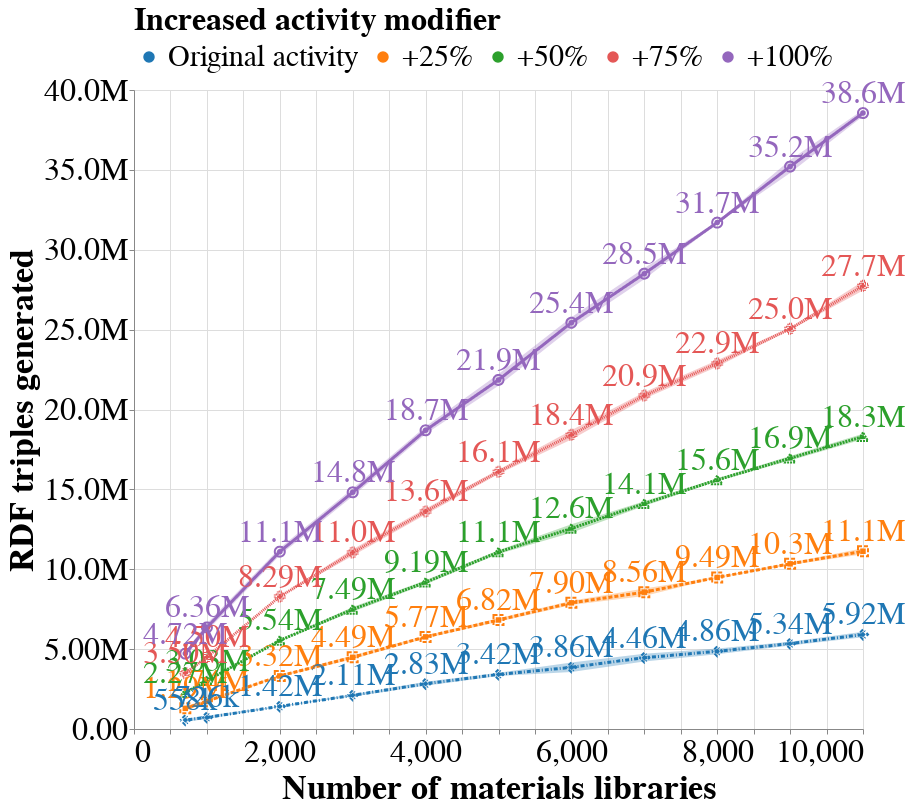

Write notebook code for a chart like this one.
### Markdown cell above
# Number of triples per number of samples

### Code cell
base = alt.Chart(n_triples).encode(
    x=alt.X('n_samples', title="Number of materials libraries"),
    y=alt.Y('mean(n_triples)', title="RDF triples generated", axis=alt.Axis(tickCount=10, format='.3s')),
    color=alt.Color(
        'multiplier',
        sort=['Original activity', '+25%', '+50%', '+75%', '+100%'],
        legend=alt.Legend(title="Increased activity modifier", orient="top")
    ),
    shape=alt.Shape('multiplier', legend=None),
    strokeDash=alt.StrokeDash('multiplier', legend=None)
)

line = base.mark_line(size=3)  # thicker line
points = base.mark_point(size=100)  # add points

text = base.mark_text(
    align='center',
    baseline='middle',
    dy=-20
).encode(
    text=alt.Text('mean(n_triples):Q', format='.3s')#,.0f')
)


error_bands = alt.Chart(n_triples).mark_errorband(extent='stdev').encode(
    x='n_samples:Q',
    y=alt.Y('n_triples:Q', title=''),# title='Average number of triples'),
    color=alt.Color(
        'multiplier:N',
        sort=['Original activity', '+25%', '+50%', '+75%', '+100%'],
        legend=None
    )
)


n_triples_plot = (line + points + text + error_bands).properties(
    width=900, # For the paper: 800
    height=800 # For the paper: 600
).configure(
    # The key setting to make the overall figure fit the specified size
    autosize='fit' 
)

n_triples_plot.save('n_triples.pdf')
n_triples_plot

### Figure 1 — Vega specification as saved in the notebook (floating-point values rounded to 4 significant figures)
{"$schema": "https://vega.github.io/schema/vega/v5.json", "data": [{"name": "source_0"}, {"name": "data_0"}, {"name": "data_1", "values": [{"n_samples": 704, "multiplier": "+25%", "mean_n_triples": 1292000.0}, {"n_samples": 1000, "multiplier": "+25%", "mean_n_triples": 1739000.0}, {"n_samples": 2000, "multiplier": "+25%", "mean_n_triples": 3323000.0}, {"n_samples": 3000, "multiplier": "+25%", "mean_n_triples": 4488000.0}, {"n_samples": 4000, "multiplier": "+25%", "mean_n_triples": 5766000.0}, {"n_samples": 5000, "multiplier": "+25%", "mean_n_triples": 6824000.0}, {"n_samples": 6000, "multiplier": "+25%", "mean_n_triples": 7897000.0}, {"n_samples": 7000, "multiplier": "+25%", "mean_n_triples": 8565000.0}, {"n_samples": 8000, "multiplier": "+25%", "mean_n_triples": 9487000.0}, {"n_samples": 9000, "multiplier": "+25%", "mean_n_triples": 10340000.0}, {"n_samples": 10000, "multiplier": "+25%", "mean_n_triples": 11130000.0}, {"n_samples": 704, "multiplier": "Original activity", "mean_n_triples": 558100.0}, {"n_samples": 1000, "multiplier": "Original activity", "mean_n_triples": 726200.0}, {"n_samples": 2000, "multiplier": "Original activity", "mean_n_triples": 1416000.0}, {"n_samples": 3000, "multiplier": "Original activity", "mean_n_triples": 2107000.0}, {"n_samples": 4000, "multiplier": "Original activity", "mean_n_triples": 2833000.0}, {"n_samples": 5000, "multiplier": "Original activity", "mean_n_triples": 3416000.0}, {"n_samples": 6000, "multiplier": "Original activity", "mean_n_triples": 3862000.0}, {"n_samples": 7000, "multiplier": "Original activity", "mean_n_triples": 4465000.0}, {"n_samples": 8000, "multiplier": "Original activity", "mean_n_triples": 4862000.0}, {"n_samples": 9000, "multiplier": "Original activity", "mean_n_triples": 5344000.0}, {"n_samples": 10000, "multiplier": "Original activity", "mean_n_triples": 5916000.0}, {"n_samples": 704, "multiplier": "+50%", "mean_n_triples": 2274000.0}, {"n_samples": 1000, "multiplier": "+50%", "mean_n_triples": 3026000.0}, {"n_samples": 2000, "multiplier": "+50%", "mean_n_triples": 5543000.0}, {"n_samples": 3000, "multiplier": "+50%", "mean_n_triples": 7491000.0}, {"n_samples": 4000, "multiplier": "+50%", "mean_n_triples": 9186000.0}, {"n_samples": 5000, "multiplier": "+50%", "mean_n_triples": 11080000.0}, {"n_samples": 6000, "multiplier": "+50%", "mean_n_triples": 12560000.0}, {"n_samples": 7000, "multiplier": "+50%", "mean_n_triples": 14110000.0}, {"n_samples": 8000, "multiplier": "+50%", "mean_n_triples": 15590000.0}, {"n_samples": 9000, "multiplier": "+50%", "mean_n_triples": 16950000.0}, {"n_samples": 10000, "multiplier": "+50%", "mean_n_triples": 18310000.0}, {"n_samples": 704, "multiplier": "+75%", "mean_n_triples": 3495000.0}, {"n_samples": 1000, "multiplier": "+75%", "mean_n_triples": 4503000.0}, {"n_samples": 2000, "multiplier": "+75%", "mean_n_triples": 8289000.0}, {"n_samples": 3000, "multiplier": "+75%", "mean_n_triples": 11050000.0}, {"n_samples": 4000, "multiplier": "+75%", "mean_n_triples": 13620000.0}, {"n_samples": 5000, "multiplier": "+75%", "mean_n_triples": 16100000.0}, {"n_samples": 6000, "multiplier": "+75%", "mean_n_triples": 18410000.0}, {"n_samples": 7000, "multiplier": "+75%", "mean_n_triples": 20870000.0}, {"n_samples": 8000, "multiplier": "+75%", "mean_n_triples": 22880000.0}, {"n_samples": 9000, "multiplier": "+75%", "mean_n_triples": 25050000.0}, {"n_samples": 10000, "multiplier": "+75%", "mean_n_triples": 27740000.0}, {"n_samples": 704, "multiplier": "+100%", "mean_n_triples": 4720000.0}, {"n_samples": 1000, "multiplier": "+100%", "mean_n_triples": 6360000.0}, {"n_samples": 2000, "multiplier": "+100%", "mean_n_triples": 11100000.0}, {"n_samples": 3000, "multiplier": "+100%", "mean_n_triples": 14820000.0}, {"n_samples": 4000, "multiplier": "+100%", "mean_n_triples": 18700000.0}, {"n_samples": 5000, "multiplier": "+100%", "mean_n_triples": 21850000.0}, {"n_samples": 6000, "multiplier": "+100%", "mean_n_triples": 25430000.0}, {"n_samples": 7000, "multiplier": "+100%", "mean_n_triples": 28500000.0}, {"n_samples": 8000, "multiplier": "+100%", "mean_n_triples": 31700000.0}, {"n_samples": 9000, "multiplier": "+100%", "mean_n_triples": 35210000.0}, {"n_samples": 10000, "multiplier": "+100%", "mean_n_triples": 38560000.0}]}, {"name": "data_2", "values": [{"mean_n_triples": 1292000.0, "multiplier": "+25%", "n_samples": 704}, {"mean_n_triples": 1739000.0, "multiplier": "+25%", "n_samples": 1000}, {"mean_n_triples": 3323000.0, "multiplier": "+25%", "n_samples": 2000}, {"mean_n_triples": 4488000.0, "multiplier": "+25%", "n_samples": 3000}, {"mean_n_triples": 5766000.0, "multiplier": "+25%", "n_samples": 4000}, {"mean_n_triples": 6824000.0, "multiplier": "+25%", "n_samples": 5000}, {"mean_n_triples": 7897000.0, "multiplier": "+25%", "n_samples": 6000}, {"mean_n_triples": 8565000.0, "multiplier": "+25%", "n_samples": 7000}, {"mean_n_triples": 9487000.0, "multiplier": "+25%", "n_samples": 8000}, {"mean_n_triples": 10340000.0, "multiplier": "+25%", "n_samples": 9000}, {"mean_n_triples": 11130000.0, "multiplier": "+25%", "n_samples": 10000}, {"mean_n_triples": 558100.0, "multiplier": "Original activity", "n_samples": 704}, {"mean_n_triples": 726200.0, "multiplier": "Original activity", "n_samples": 1000}, {"mean_n_triples": 1416000.0, "multiplier": "Original activity", "n_samples": 2000}, {"mean_n_triples": 2107000.0, "multiplier": "Original activity", "n_samples": 3000}, {"mean_n_triples": 2833000.0, "multiplier": "Original activity", "n_samples": 4000}, {"mean_n_triples": 3416000.0, "multiplier": "Original activity", "n_samples": 5000}, {"mean_n_triples": 3862000.0, "multiplier": "Original activity", "n_samples": 6000}, {"mean_n_triples": 4465000.0, "multiplier": "Original activity", "n_samples": 7000}, {"mean_n_triples": 4862000.0, "multiplier": "Original activity", "n_samples": 8000}, {"mean_n_triples": 5344000.0, "multiplier": "Original activity", "n_samples": 9000}, {"mean_n_triples": 5916000.0, "multiplier": "Original activity", "n_samples": 10000}, {"mean_n_triples": 2274000.0, "multiplier": "+50%", "n_samples": 704}, {"mean_n_triples": 3026000.0, "multiplier": "+50%", "n_samples": 1000}, {"mean_n_triples": 5543000.0, "multiplier": "+50%", "n_samples": 2000}, {"mean_n_triples": 7491000.0, "multiplier": "+50%", "n_samples": 3000}, {"mean_n_triples": 9186000.0, "multiplier": "+50%", "n_samples": 4000}, {"mean_n_triples": 11080000.0, "multiplier": "+50%", "n_samples": 5000}, {"mean_n_triples": 12560000.0, "multiplier": "+50%", "n_samples": 6000}, {"mean_n_triples": 14110000.0, "multiplier": "+50%", "n_samples": 7000}, {"mean_n_triples": 15590000.0, "multiplier": "+50%", "n_samples": 8000}, {"mean_n_triples": 16950000.0, "multiplier": "+50%", "n_samples": 9000}, {"mean_n_triples": 18310000.0, "multiplier": "+50%", "n_samples": 10000}, {"mean_n_triples": 3495000.0, "multiplier": "+75%", "n_samples": 704}, {"mean_n_triples": 4503000.0, "multiplier": "+75%", "n_samples": 1000}, {"mean_n_triples": 8289000.0, "multiplier": "+75%", "n_samples": 2000}, {"mean_n_triples": 11050000.0, "multiplier": "+75%", "n_samples": 3000}, {"mean_n_triples": 13620000.0, "multiplier": "+75%", "n_samples": 4000}, {"mean_n_triples": 16100000.0, "multiplier": "+75%", "n_samples": 5000}, {"mean_n_triples": 18410000.0, "multiplier": "+75%", "n_samples": 6000}, {"mean_n_triples": 20870000.0, "multiplier": "+75%", "n_samples": 7000}, {"mean_n_triples": 22880000.0, "multiplier": "+75%", "n_samples": 8000}, {"mean_n_triples": 25050000.0, "multiplier": "+75%", "n_samples": 9000}, {"mean_n_triples": 27740000.0, "multiplier": "+75%", "n_samples": 10000}, {"mean_n_triples": 4720000.0, "multiplier": "+100%", "n_samples": 704}, {"mean_n_triples": 6360000.0, "multiplier": "+100%", "n_samples": 1000}, {"mean_n_triples": 11100000.0, "multiplier": "+100%", "n_samples": 2000}, {"mean_n_triples": 14820000.0, "multiplier": "+100%", "n_samples": 3000}, {"mean_n_triples": 18700000.0, "multiplier": "+100%", "n_samples": 4000}, {"mean_n_triples": 21850000.0, "multiplier": "+100%", "n_samples": 5000}, {"mean_n_triples": 25430000.0, "multiplier": "+100%", "n_samples": 6000}, {"mean_n_triples": 28500000.0, "multiplier": "+100%", "n_samples": 7000}, {"mean_n_triples": 31700000.0, "multiplier": "+100%", "n_samples": 8000}, {"mean_n_triples": 35210000.0, "multiplier": "+100%", "n_samples": 9000}, {"mean_n_triples": 38560000.0, "multiplier": "+100%", "n_samples": 10000}]}, {"name": "data_3", "values": [{"multiplier": "+25%", "n_samples": 704, "extent_n_triples": 153700.0, "center_n_triples": 1292000.0, "upper_n_triples": 1446000.0, "lower_n_triples": 1139000.0, "color_multiplier_sort_index": 1.0, "tooltip_multiplier_sort_index": 1.0}, {"multiplier": "+25%", "n_samples": 1000, "extent_n_triples": 81040.0, "center_n_triples": 1739000.0, "upper_n_triples": 1820000.0, "lower_n_triples": 1658000.0, "color_multiplier_sort_index": 1.0, "tooltip_multiplier_sort_index": 1.0}, {"multiplier": "+25%", "n_samples": 2000, "extent_n_triples": 56910.0, "center_n_triples": 3323000.0, "upper_n_triples": 3379000.0, "lower_n_triples": 3266000.0, "color_multiplier_sort_index": 1.0, "tooltip_multiplier_sort_index": 1.0}, {"multiplier": "+25%", "n_samples": 3000, "extent_n_triples": 119100.0, "center_n_triples": 4488000.0, "upper_n_triples": 4607000.0, "lower_n_triples": 4369000.0, "color_multiplier_sort_index": 1.0, "tooltip_multiplier_sort_index": 1.0}, {"multiplier": "+25%", "n_samples": 4000, "extent_n_triples": 85540.0, "center_n_triples": 5766000.0, "upper_n_triples": 5852000.0, "lower_n_triples": 5681000.0, "color_multiplier_sort_index": 1.0, "tooltip_multiplier_sort_index": 1.0}, {"multiplier": "+25%", "n_samples": 5000, "extent_n_triples": 109000.0, "center_n_triples": 6824000.0, "upper_n_triples": 6933000.0, "lower_n_triples": 6715000.0, "color_multiplier_sort_index": 1.0, "tooltip_multiplier_sort_index": 1.0}, {"multiplier": "+25%", "n_samples": 6000, "extent_n_triples": 127400.0, "center_n_triples": 7897000.0, "upper_n_triples": 8024000.0, "lower_n_triples": 7769000.0, "color_multiplier_sort_index": 1.0, "tooltip_multiplier_sort_index": 1.0}, {"multiplier": "+25%", "n_samples": 7000, "extent_n_triples": 232400.0, "center_n_triples": 8565000.0, "upper_n_triples": 8797000.0, "lower_n_triples": 8332000.0, "color_multiplier_sort_index": 1.0, "tooltip_multiplier_sort_index": 1.0}, {"multiplier": "+25%", "n_samples": 8000, "extent_n_triples": 31040.0, "center_n_triples": 9487000.0, "upper_n_triples": 9518000.0, "lower_n_triples": 9456000.0, "color_multiplier_sort_index": 1.0, "tooltip_multiplier_sort_index": 1.0}, {"multiplier": "+25%", "n_samples": 9000, "extent_n_triples": 73200.0, "center_n_triples": 10340000.0, "upper_n_triples": 10410000.0, "lower_n_triples": 10270000.0, "color_multiplier_sort_index": 1.0, "tooltip_multiplier_sort_index": 1.0}, {"multiplier": "+25%", "n_samples": 10000, "extent_n_triples": 184100.0, "center_n_triples": 11130000.0, "upper_n_triples": 11310000.0, "lower_n_triples": 10940000.0, "color_multiplier_sort_index": 1.0, "tooltip_multiplier_sort_index": 1.0}, {"multiplier": "Original activity", "n_samples": 704, "extent_n_triples": 99050.0, "center_n_triples": 558100.0, "upper_n_triples": 657200.0, "lower_n_triples": 459100.0, "color_multiplier_sort_index": 0.0, "tooltip_multiplier_sort_index": 0.0}, {"multiplier": "Original activity", "n_samples": 1000, "extent_n_triples": 96950.0, "center_n_triples": 726200.0, "upper_n_triples": 823100.0, "lower_n_triples": 629200.0, "color_multiplier_sort_index": 0.0, "tooltip_multiplier_sort_index": 0.0}, {"multiplier": "Original activity", "n_samples": 2000, "extent_n_triples": 20150.0, "center_n_triples": 1416000.0, "upper_n_triples": 1437000.0, "lower_n_triples": 1396000.0, "color_multiplier_sort_index": 0.0, "tooltip_multiplier_sort_index": 0.0}, {"multiplier": "Original activity", "n_samples": 3000, "extent_n_triples": 66590.0, "center_n_triples": 2107000.0, "upper_n_triples": 2174000.0, "lower_n_triples": 2041000.0, "color_multiplier_sort_index": 0.0, "tooltip_multiplier_sort_index": 0.0}, {"multiplier": "Original activity", "n_samples": 4000, "extent_n_triples": 118900.0, "center_n_triples": 2833000.0, "upper_n_triples": 2952000.0, "lower_n_triples": 2714000.0, "color_multiplier_sort_index": 0.0, "tooltip_multiplier_sort_index": 0.0}, {"multiplier": "Original activity", "n_samples": 5000, "extent_n_triples": 100800.0, "center_n_triples": 3416000.0, "upper_n_triples": 3517000.0, "lower_n_triples": 3315000.0, "color_multiplier_sort_index": 0.0, "tooltip_multiplier_sort_index": 0.0}, {"multiplier": "Original activity", "n_samples": 6000, "extent_n_triples": 297400.0, "center_n_triples": 3862000.0, "upper_n_triples": 4160000.0, "lower_n_triples": 3565000.0, "color_multiplier_sort_index": 0.0, "tooltip_multiplier_sort_index": 0.0}, {"multiplier": "Original activity", "n_samples": 7000, "extent_n_triples": 245900.0, "center_n_triples": 4465000.0, "upper_n_triples": 4711000.0, "lower_n_triples": 4219000.0, "color_multiplier_sort_index": 0.0, "tooltip_multiplier_sort_index": 0.0}, {"multiplier": "Original activity", "n_samples": 8000, "extent_n_triples": 179000.0, "center_n_triples": 4862000.0, "upper_n_triples": 5041000.0, "lower_n_triples": 4683000.0, "color_multiplier_sort_index": 0.0, "tooltip_multiplier_sort_index": 0.0}, {"multiplier": "Original activity", "n_samples": 9000, "extent_n_triples": 123800.0, "center_n_triples": 5344000.0, "upper_n_triples": 5468000.0, "lower_n_triples": 5220000.0, "color_multiplier_sort_index": 0.0, "tooltip_multiplier_sort_index": 0.0}, {"multiplier": "Original activity", "n_samples": 10000, "extent_n_triples": 173100.0, "center_n_triples": 5916000.0, "upper_n_triples": 6089000.0, "lower_n_triples": 5742000.0, "color_multiplier_sort_index": 0.0, "tooltip_multiplier_sort_index": 0.0}, {"multiplier": "+50%", "n_samples": 704, "extent_n_triples": 70890.0, "center_n_triples": 2274000.0, "upper_n_triples": 2344000.0, "lower_n_triples": 2203000.0, "color_multiplier_sort_index": 2.0, "tooltip_multiplier_sort_index": 2.0}, {"multiplier": "+50%", "n_samples": 1000, "extent_n_triples": 35730.0, "center_n_triples": 3026000.0, "upper_n_triples": 3061000.0, "lower_n_triples": 2990000.0, "color_multiplier_sort_index": 2.0, "tooltip_multiplier_sort_index": 2.0}, {"multiplier": "+50%", "n_samples": 2000, "extent_n_triples": 26580.0, "center_n_triples": 5543000.0, "upper_n_triples": 5570000.0, "lower_n_triples": 5517000.0, "color_multiplier_sort_index": 2.0, "tooltip_multiplier_sort_index": 2.0}, {"multiplier": "+50%", "n_samples": 3000, "extent_n_triples": 148500.0, "center_n_triples": 7491000.0, "upper_n_triples": 7639000.0, "lower_n_triples": 7342000.0, "color_multiplier_sort_index": 2.0, "tooltip_multiplier_sort_index": 2.0}, {"multiplier": "+50%", "n_samples": 4000, "extent_n_triples": 119000.0, "center_n_triples": 9186000.0, "upper_n_triples": 9305000.0, "lower_n_triples": 9067000.0, "color_multiplier_sort_index": 2.0, "tooltip_multiplier_sort_index": 2.0}, {"multiplier": "+50%", "n_samples": 5000, "extent_n_triples": 119500.0, "center_n_triples": 11080000.0, "upper_n_triples": 11200000.0, "lower_n_triples": 10960000.0, "color_multiplier_sort_index": 2.0, "tooltip_multiplier_sort_index": 2.0}, {"multiplier": "+50%", "n_samples": 6000, "extent_n_triples": 269000.0, "center_n_triples": 12560000.0, "upper_n_triples": 12820000.0, "lower_n_triples": 12290000.0, "color_multiplier_sort_index": 2.0, "tooltip_multiplier_sort_index": 2.0}, {"multiplier": "+50%", "n_samples": 7000, "extent_n_triples": 149600.0, "center_n_triples": 14110000.0, "upper_n_triples": 14260000.0, "lower_n_triples": 13960000.0, "color_multiplier_sort_index": 2.0, "tooltip_multiplier_sort_index": 2.0}, {"multiplier": "+50%", "n_samples": 8000, "extent_n_triples": 91030.0, "center_n_triples": 15590000.0, "upper_n_triples": 15680000.0, "lower_n_triples": 15500000.0, "color_multiplier_sort_index": 2.0, "tooltip_multiplier_sort_index": 2.0}, {"multiplier": "+50%", "n_samples": 9000, "extent_n_triples": 142000.0, "center_n_triples": 16950000.0, "upper_n_triples": 17090000.0, "lower_n_triples": 16810000.0, "color_multiplier_sort_index": 2.0, "tooltip_multiplier_sort_index": 2.0}, {"multiplier": "+50%", "n_samples": 10000, "extent_n_triples": 170100.0, "center_n_triples": 18310000.0, "upper_n_triples": 18480000.0, "lower_n_triples": 18140000.0, "color_multiplier_sort_index": 2.0, "tooltip_multiplier_sort_index": 2.0}, {"multiplier": "+75%", "n_samples": 704, "extent_n_triples": 111700.0, "center_n_triples": 3495000.0, "upper_n_triples": 3607000.0, "lower_n_triples": 3383000.0, "color_multiplier_sort_index": 3.0, "tooltip_multiplier_sort_index": 3.0}, {"multiplier": "+75%", "n_samples": 1000, "extent_n_triples": 26690.0, "center_n_triples": 4503000.0, "upper_n_triples": 4529000.0, "lower_n_triples": 4476000.0, "color_multiplier_sort_index": 3.0, "tooltip_multiplier_sort_index": 3.0}, {"multiplier": "+75%", "n_samples": 2000, "extent_n_triples": 32140.0, "center_n_triples": 8289000.0, "upper_n_triples": 8321000.0, "lower_n_triples": 8257000.0, "color_multiplier_sort_index": 3.0, "tooltip_multiplier_sort_index": 3.0}, {"multiplier": "+75%", "n_samples": 3000, "extent_n_triples": 209200.0, "center_n_triples": 11050000.0, "upper_n_triples": 11260000.0, "lower_n_triples": 10840000.0, "color_multiplier_sort_index": 3.0, "tooltip_multiplier_sort_index": 3.0}, {"multiplier": "+75%", "n_samples": 4000, "extent_n_triples": 187800.0, "center_n_triples": 13620000.0, "upper_n_triples": 13810000.0, "lower_n_triples": 13430000.0, "color_multiplier_sort_index": 3.0, "tooltip_multiplier_sort_index": 3.0}, {"multiplier": "+75%", "n_samples": 5000, "extent_n_triples": 133100.0, "center_n_triples": 16100000.0, "upper_n_triples": 16230000.0, "lower_n_triples": 15970000.0, "color_multiplier_sort_index": 3.0, "tooltip_multiplier_sort_index": 3.0}, {"multiplier": "+75%", "n_samples": 6000, "extent_n_triples": 288600.0, "center_n_triples": 18410000.0, "upper_n_triples": 18700000.0, "lower_n_triples": 18130000.0, "color_multiplier_sort_index": 3.0, "tooltip_multiplier_sort_index": 3.0}, {"multiplier": "+75%", "n_samples": 7000, "extent_n_triples": 198400.0, "center_n_triples": 20870000.0, "upper_n_triples": 21070000.0, "lower_n_triples": 20680000.0, "color_multiplier_sort_index": 3.0, "tooltip_multiplier_sort_index": 3.0}, {"multiplier": "+75%", "n_samples": 8000, "extent_n_triples": 197500.0, "center_n_triples": 22880000.0, "upper_n_triples": 23080000.0, "lower_n_triples": 22680000.0, "color_multiplier_sort_index": 3.0, "tooltip_multiplier_sort_index": 3.0}, {"multiplier": "+75%", "n_samples": 9000, "extent_n_triples": 79600.0, "center_n_triples": 25050000.0, "upper_n_triples": 25130000.0, "lower_n_triples": 24970000.0, "color_multiplier_sort_index": 3.0, "tooltip_multiplier_sort_index": 3.0}, {"multiplier": "+75%", "n_samples": 10000, "extent_n_triples": 290800.0, "center_n_triples": 27740000.0, "upper_n_triples": 28030000.0, "lower_n_triples": 27450000.0, "color_multiplier_sort_index": 3.0, "tooltip_multiplier_sort_index": 3.0}, {"multiplier": "+100%", "n_samples": 704, "extent_n_triples": 129000.0, "center_n_triples": 4720000.0, "upper_n_triples": 4849000.0, "lower_n_triples": 4591000.0, "color_multiplier_sort_index": 4.0, "tooltip_multiplier_sort_index": 4.0}, {"multiplier": "+100%", "n_samples": 1000, "extent_n_triples": 238100.0, "center_n_triples": 6360000.0, "upper_n_triples": 6599000.0, "lower_n_triples": 6122000.0, "color_multiplier_sort_index": 4.0, "tooltip_multiplier_sort_index": 4.0}, {"multiplier": "+100%", "n_samples": 2000, "extent_n_triples": 233300.0, "center_n_triples": 11100000.0, "upper_n_triples": 11340000.0, "lower_n_triples": 10870000.0, "color_multiplier_sort_index": 4.0, "tooltip_multiplier_sort_index": 4.0}, {"multiplier": "+100%", "n_samples": 3000, "extent_n_triples": 244800.0, "center_n_triples": 14820000.0, "upper_n_triples": 15060000.0, "lower_n_triples": 14570000.0, "color_multiplier_sort_index": 4.0, "tooltip_multiplier_sort_index": 4.0}, {"multiplier": "+100%", "n_samples": 4000, "extent_n_triples": 238700.0, "center_n_triples": 18700000.0, "upper_n_triples": 18940000.0, "lower_n_triples": 18460000.0, "color_multiplier_sort_index": 4.0, "tooltip_multiplier_sort_index": 4.0}, {"multiplier": "+100%", "n_samples": 5000, "extent_n_triples": 362500.0, "center_n_triples": 21850000.0, "upper_n_triples": 22220000.0, "lower_n_triples": 21490000.0, "color_multiplier_sort_index": 4.0, "tooltip_multiplier_sort_index": 4.0}, {"multiplier": "+100%", "n_samples": 6000, "extent_n_triples": 345700.0, "center_n_triples": 25430000.0, "upper_n_triples": 25780000.0, "lower_n_triples": 25090000.0, "color_multiplier_sort_index": 4.0, "tooltip_multiplier_sort_index": 4.0}, {"multiplier": "+100%", "n_samples": 7000, "extent_n_triples": 353800.0, "center_n_triples": 28500000.0, "upper_n_triples": 28860000.0, "lower_n_triples": 28150000.0, "color_multiplier_sort_index": 4.0, "tooltip_multiplier_sort_index": 4.0}, {"multiplier": "+100%", "n_samples": 8000, "extent_n_triples": 59050.0, "center_n_triples": 31700000.0, "upper_n_triples": 31760000.0, "lower_n_triples": 31640000.0, "color_multiplier_sort_index": 4.0, "tooltip_multiplier_sort_index": 4.0}, {"multiplier": "+100%", "n_samples": 9000, "extent_n_triples": 409500.0, "center_n_triples": 35210000.0, "upper_n_triples": 35620000.0, "lower_n_triples": 34800000.0, "color_multiplier_sort_index": 4.0, "tooltip_multiplier_sort_index": 4.0}, {"multiplier": "+100%", "n_samples": 10000, "extent_n_triples": 202800.0, "center_n_triples": 38560000.0, "upper_n_triples": 38760000.0, "lower_n_triples": 38360000.0, "color_multiplier_sort_index": 4.0, "tooltip_multiplier_sort_index": 4.0}]}, {"name": "data_0_color_domain_multiplier_0", "values": [{"multiplier": "+25%", "sort_field": 1.0}, {"multiplier": "Original activity", "sort_field": 0.0}, {"multiplier": "+50%", "sort_field": 2.0}, {"multiplier": "+75%", "sort_field": 3.0}, {"multiplier": "+100%", "sort_field": 4.0}]}, {"name": "data_3_color_domain_multiplier_1", "values": [{"multiplier": "+25%", "sort_field": 1.0}, {"multiplier": "Original activity", "sort_field": 0.0}, {"multiplier": "+50%", "sort_field": 2.0}, {"multiplier": "+75%", "sort_field": 3.0}, {"multiplier": "+100%", "sort_field": 4.0}]}, {"name": "data_1_strokeDash_domain_multiplier_0", "values": [{"multiplier": "+25%"}, {"multiplier": "Original activity"}, {"multiplier": "+50%"}, {"multiplier": "+75%"}, {"multiplier": "+100%"}]}, {"name": "data_2_strokeDash_domain_multiplier_1", "values": [{"multiplier": "+25%"}, {"multiplier": "Original activity"}, {"multiplier": "+50%"}, {"multiplier": "+75%"}, {"multiplier": "+100%"}]}, {"name": "data_2_shape_domain_multiplier", "values": [{"multiplier": "+25%"}, {"multiplier": "Original activity"}, {"multiplier": "+50%"}, {"multiplier": "+75%"}, {"multiplier": "+100%"}]}], "marks": [{"type": "group", "name": "layer_0_layer_0_pathgroup", "from": {"facet": {"data": "data_1", "name": "faceted_path_layer_0_layer_0_main", "groupby": ["multiplier", "multiplier"]}}, "encode": {"update": {"width": {"field": {"signal": null, "datum": null, "group": "width", "parent": null}}, "height": {"field": {"signal": null, "datum": null, "group": "height", "parent": null}}}}, "marks": [{"type": "line", "name": "layer_0_layer_0_marks", "from": {"data": "faceted_path_layer_0_layer_0_main"}, "sort": {"field": "x"}, "encode": {"update": {"y": {"field": "mean_n_triples", "scale": "y"}, "strokeDash": {"field": "multiplier", "scale": "strokeDash"}, "stroke": {"field": "multiplier", "scale": "color"}, "x": {"field": "n_samples", "scale": "x"}, "strokeWidth": {"value": 3}, "defined": {"signal": "isValid(datum[\"n_samples\"]) && isFinite(+datum[\"n_samples\"]) && isValid(datum[\"mean_n_triples\"]) && isFinite(+datum[\"mean_n_triples\"])"}}}, "style": ["line"]}]}, {"type": "symbol", "name": "layer_0_layer_1_marks", "from": {"data": "data_2"}, "encode": {"update": {"fill": {"field": "multiplier", "scale": "color"}, "shape": {"field": "multiplier", "scale": "shape"}, "x": {"field": "n_samples", "scale": "x"}, "y": {"field": "mean_n_triples", "scale": "y"}, "opacity": {"value": 1}, "strokeDash": {"field": "multiplier", "scale": "strokeDash"}}}, "style": ["point"]}, {"type": "symbol", "name": "layer_1_marks", "from": {"data": "data_2"}, "encode": {"update": {"x": {"field": "n_samples", "scale": "x"}, "stroke": {"field": "multiplier", "scale": "color"}, "y": {"field": "mean_n_triples", "scale": "y"}, "shape": {"field": "multiplier", "scale": "shape"}, "fill": {"value": "transparent"}, "size": {"value": 100}, "strokeDash": {"field": "multiplier", "scale": "strokeDash"}}}, "style": ["point"]}, {"type": "text", "name": "layer_2_marks", "from": {"data": "data_2"}, "encode": {"update": {"text": {"signal": "format(datum[\"mean_n_triples\"], \".3s\")"}, "y": {"field": "mean_n_triples", "scale": "y"}, "fill": {"field": "multiplier", "scale": "color"}, "fontSize": {"value": 32}, "dy": {"value": -20}, "align": {"value": "center"}, "baseline": {"value": "middle"}, "x": {"field": "n_samples", "scale": "x"}}}, "style": ["text"]}, {"type": "group", "name": "layer_3_layer_0_pathgroup", "from": {"facet": {"data": "data_3", "name": "faceted_path_layer_3_layer_0_main", "groupby": ["multiplier"]}}, "encode": {"update": {"width": {"field": {"signal": null, "datum": null, "group": "width", "parent": null}}, "height": {"field": {"signal": null, "datum": null, "group": "height", "parent": null}}}}, "marks": [{"type": "area", "name": "layer_3_layer_0_marks", "from": {"data": "faceted_path_layer_3_layer_0_main"}, "sort": {"field": "x"}, "encode": {"update": {"opacity": {"value": 0.3}, "x": {"field": "n_samples", "scale": "x"}, "y2": {"field": "upper_n_triples", "scale": "y"}, "orient": {"value": "vertical"}, "defined": {"signal": "isValid(datum[\"n_samples\"]) && isFinite(+datum[\"n_samples\"]) && isValid(datum[\"lower_n_triples\"]) && isFinite(+datum[\"lower_n_triples\"])"}, "fill": {"field": "multiplier", "scale": "color"}, "tooltip": {"signal": "{\"Mean of \": format(datum[\"center_n_triples\"], \"\"), \"Mean + stdev of \": format(datum[\"upper_n_triples\"], \"\"), \"Mean - stdev of \": format(datum[\"lower_n_triples\"], \"\"), \"multiplier\": isValid(datum[\"multiplier\"]) ? datum[\"multiplier\"] : \"\"+datum[\"multiplier\"], \"n_samples\": format(datum[\"n_samples\"], \"\")}"}, "y": {"field": "lower_n_triples", "scale": "y"}}}, "style": ["area", "errorband-band"]}]}], "scales": [{"name": "x", "type": "linear", "domain": {"fields": [{"data": "data_1", "field": "n_samples"}, {"data": "data_2", "field": "n_samples"}, {"data": "data_3", "field": "n_samples"}]}, "range": [0, {"signal": "width"}], "nice": true, "zero": false}, {"name": "y", "type": "linear", "domain": {"fields": [{"data": "data_1", "field": "mean_n_triples"}, {"data": "data_2", "field": "mean_n_triples"}, {"data": "data_3", "field": "lower_n_triples"}, {"data": "data_3", "field": "upper_n_triples"}]}, "range": [{"signal": "height"}, 0], "nice": true, "zero": true}, {"name": "color", "type": "ordinal", "domain": {"fields": [{"data": "data_0_color_domain_multiplier_0", "field": "multiplier"}, {"data": "data_3_color_domain_multiplier_1", "field": "multiplier"}], "sort": {"op": "max", "field": "sort_field"}}, "range": "category"}, {"name": "strokeDash", "type": "ordinal", "domain": {"fields": [{"data": "data_1_strokeDash_domain_multiplier_0", "field": "multiplier"}, {"data": "data_2_strokeDash_domain_multiplier_1", "field": "multiplier"}], "sort": true}, "range": [[1, 0], [4, 2], [2, 1], [1, 1], [1, 2, 4, 2]]}, {"name": "shape", "type": "ordinal", "domain": {"data": "data_2_shape_domain_multiplier", "field": "multiplier", "sort": true}, "range": "symbol"}], "axes": [{"scale": "x", "ticks": false, "aria": false, "labels": false, "orient": "bottom", "zindex": 0, "grid": true, "domain": false, "maxExtent": 0, "gridScale": "y", "tickCount": {"signal": "ceil(width/40)"}, "minExtent": 0}, {"scale": "y", "maxExtent": 0, "minExtent": 0, "ticks": false, "zindex": 0, "tickCount": 10, "gridScale": "x", "labels": false, "domain": false, "grid": true, "aria": false, "orient": "left"}, {"scale": "x", "tickCount": {"signal": "ceil(width/40)"}, "orient": "bottom", "title": "Number of materials libraries", "labelFlush": true, "labelOverlap": true, "zindex": 0, "grid": false}, {"scale": "y", "title": "RDF triples generated", "format": ".3s", "tickCount": 10, "orient": "left", "labelOverlap": true, "zindex": 0, "grid": false}], "width": 900, "height": 800, "autosize": "fit", "config": {"range": {"category": ["#1f77b4", "#ff7f0e", "#2ca02c", "#e45756", "#9467bd", "#8c564b", "#e377c2", "#7f7f7f", "#efb118", "#17becf", "#e41a1c"]}, "autosize": "fit", "axis": {"titleFontSize": 34, "labelFontSize": 32, "limit": 0}, "legend": {"titleFontSize": 32, "labelFontSize": 30, "labelLimit": 0, "titleLimit": 0}, "style": {"text": {"fontSize": 32, "limit": 0}, "group-title": {"fontSize": 34}, "group-subtitle": {"limit": 0}}}, "style": "cell", "legends": [{"orient": "top", "title": "Increased activity modifier", "stroke": "color", "direction": "horizontal", "symbolType": "circle", "fill": "color", "encode": {"symbols": {"update": {"opacity": {"value": 1}}}}}], "padding": 5, "background": "white"}
